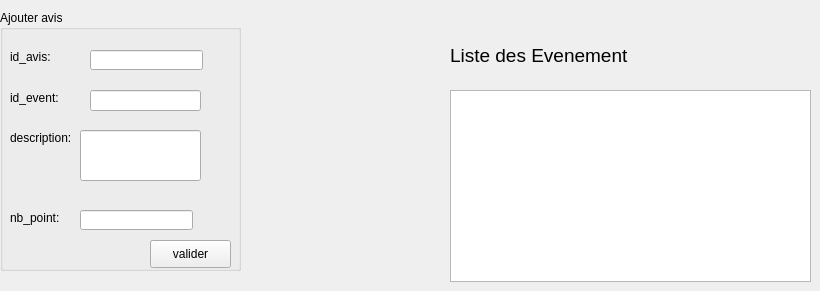
    <widget class="QWidget" name="tab">
     <attribute name="title">
      <string>avis</string>
     </attribute>
     <widget class="QLabel" name="label_16">
      <property name="geometry">
       <rect>
        <x>450</x>
        <y>30</y>
        <width>241</width>
        <height>51</height>
       </rect>
      </property>
      <property name="font">
       <font>
        <pointsize>14</pointsize>
       </font>
      </property>
      <property name="text">
       <string>Liste des Evenement</string>
      </property>
     </widget>
     <widget class="QTableView" name="tableView_2">
      <property name="geometry">
       <rect>
        <x>450</x>
        <y>90</y>
        <width>361</width>
        <height>192</height>
       </rect>
      </property>
     </widget>
     <widget class="QGroupBox" name="groupBox_5">
      <property name="geometry">
       <rect>
        <x>0</x>
        <y>10</y>
        <width>241</width>
        <height>261</height>
       </rect>
      </property>
      <property name="title">
       <string>Ajouter avis</string>
      </property>
      <widget class="QLineEdit" name="id_2">
       <property name="geometry">
        <rect>
         <x>90</x>
         <y>40</y>
         <width>113</width>
         <height>20</height>
        </rect>
       </property>
      </widget>
      <widget class="QLabel" name="label_28">
       <property name="geometry">
        <rect>
         <x>10</x>
         <y>40</y>
         <width>47</width>
         <height>14</height>
        </rect>
       </property>
       <property name="text">
        <string>id_avis:</string>
       </property>
      </widget>
      <widget class="QLabel" name="label_37">
       <property name="geometry">
        <rect>
         <x>10</x>
         <y>120</y>
         <width>61</width>
         <height>16</height>
        </rect>
       </property>
       <property name="text">
        <string>description:</string>
       </property>
      </widget>
      <widget class="QLabel" name="label_38">
       <property name="geometry">
        <rect>
         <x>10</x>
         <y>80</y>
         <width>61</width>
         <height>16</height>
        </rect>
       </property>
       <property name="text">
        <string>id_event:</string>
       </property>
      </widget>
      <widget class="QLineEdit" name="id_event">
       <property name="geometry">
        <rect>
         <x>90</x>
         <y>80</y>
         <width>111</width>
         <height>21</height>
        </rect>
       </property>
      </widget>
      <widget class="QLabel" name="label_39">
       <property name="geometry">
        <rect>
         <x>10</x>
         <y>200</y>
         <width>51</width>
         <height>16</height>
        </rect>
       </property>
       <property name="text">
        <string>nb_point:</string>
       </property>
      </widget>
      <widget class="QLineEdit" name="nb_point">
       <property name="geometry">
        <rect>
         <x>80</x>
         <y>200</y>
         <width>113</width>
         <height>20</height>
        </rect>
       </property>
      </widget>
      <widget class="QPushButton" name="pushButton_10">
       <property name="geometry">
        <rect>
         <x>150</x>
         <y>230</y>
         <width>75</width>
         <height>23</height>
        </rect>
       </property>
       <property name="text">
        <string>Valider</string>
       </property>
      </widget>
      <widget class="QLineEdit" name="desc">
       <property name="geometry">
        <rect>
         <x>80</x>
         <y>120</y>
         <width>121</width>
         <height>51</height>
        </rect>
       </property>
      </widget>
      <widget class="QPushButton" name="pushButton_11">
       <property name="geometry">
        <rect>
         <x>150</x>
         <y>230</y>
         <width>81</width>
         <height>28</height>
        </rect>
       </property>
       <property name="text">
        <string>valider</string>
       </property>
      </widget>
     </widget>
    </widget>
